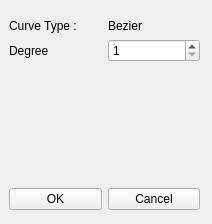
<?xml version="1.0" encoding="UTF-8"?>
<ui version="4.0">
 <class>CurveEditor</class>
 <widget class="QWidget" name="CurveEditor">
  <property name="geometry">
   <rect>
    <x>0</x>
    <y>0</y>
    <width>212</width>
    <height>224</height>
   </rect>
  </property>
  <property name="windowTitle">
   <string>Curve Editor</string>
  </property>
  <widget class="QWidget" name="verticalLayoutWidget">
   <property name="geometry">
    <rect>
     <x>9</x>
     <y>19</y>
     <width>191</width>
     <height>191</height>
    </rect>
   </property>
   <layout class="QVBoxLayout" name="verticalLayout">
    <property name="sizeConstraint">
     <enum>QLayout::SetNoConstraint</enum>
    </property>
    <item>
     <layout class="QHBoxLayout" name="horizontalLayout">
      <item>
       <widget class="QLabel" name="label_2">
        <property name="text">
         <string>Curve Type : </string>
        </property>
       </widget>
      </item>
      <item>
       <widget class="QLabel" name="label_3">
        <property name="text">
         <string>Bezier</string>
        </property>
       </widget>
      </item>
     </layout>
    </item>
    <item>
     <layout class="QHBoxLayout" name="horizontalLayout_2">
      <item>
       <widget class="QLabel" name="label">
        <property name="text">
         <string>Degree</string>
        </property>
       </widget>
      </item>
      <item>
       <widget class="QSpinBox" name="spinBox">
        <property name="minimum">
         <number>1</number>
        </property>
        <property name="maximum">
         <number>25</number>
        </property>
       </widget>
      </item>
     </layout>
    </item>
    <item>
     <spacer name="verticalSpacer">
      <property name="orientation">
       <enum>Qt::Vertical</enum>
      </property>
      <property name="sizeHint" stdset="0">
       <size>
        <width>20</width>
        <height>40</height>
       </size>
      </property>
     </spacer>
    </item>
    <item>
     <layout class="QHBoxLayout" name="horizontalLayout_3">
      <item>
       <widget class="QPushButton" name="pushButton">
        <property name="text">
         <string>OK</string>
        </property>
       </widget>
      </item>
      <item>
       <widget class="QPushButton" name="pushButton_2">
        <property name="text">
         <string>Cancel</string>
        </property>
       </widget>
      </item>
     </layout>
    </item>
   </layout>
  </widget>
 </widget>
 <resources/>
 <connections/>
</ui>
